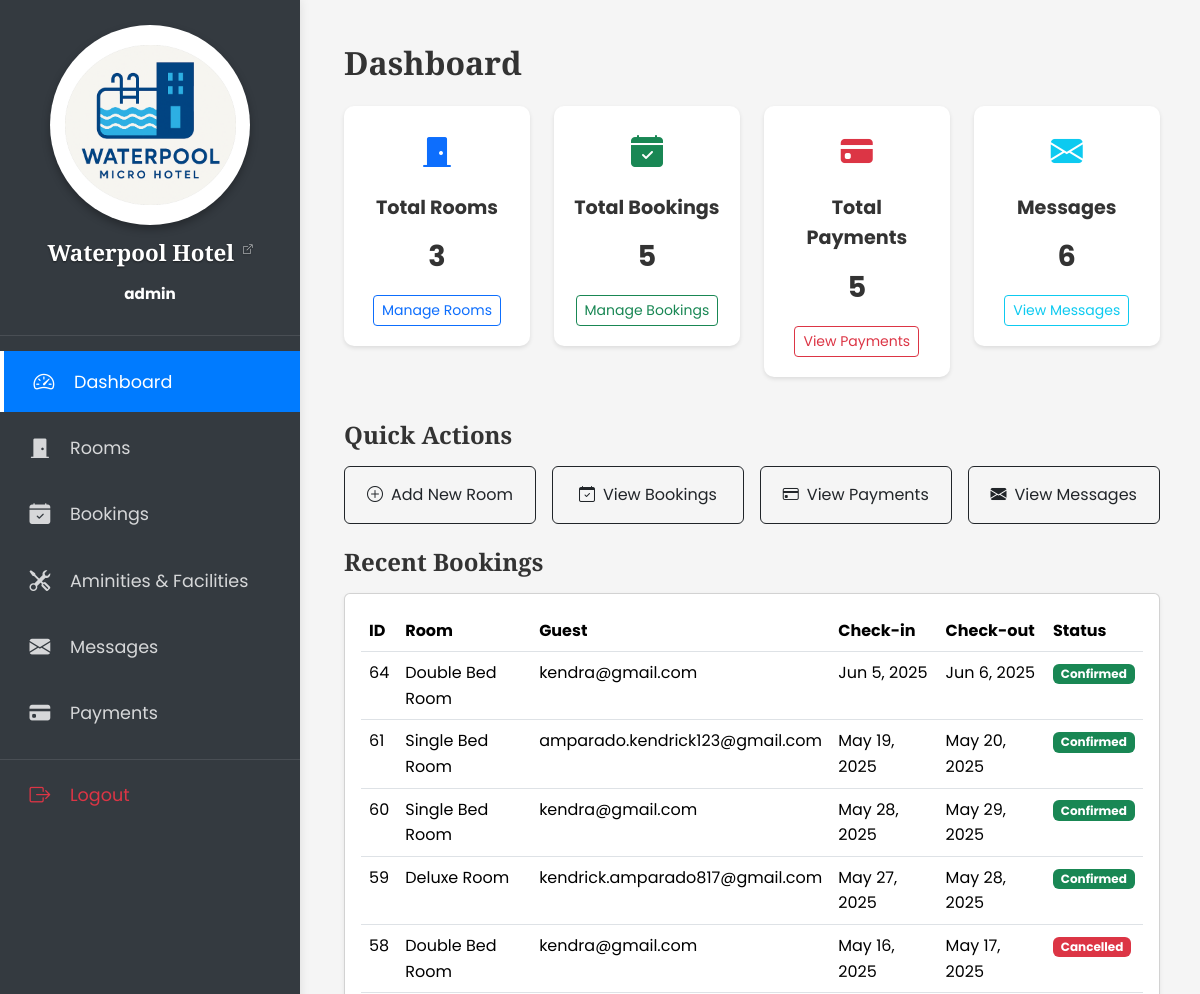
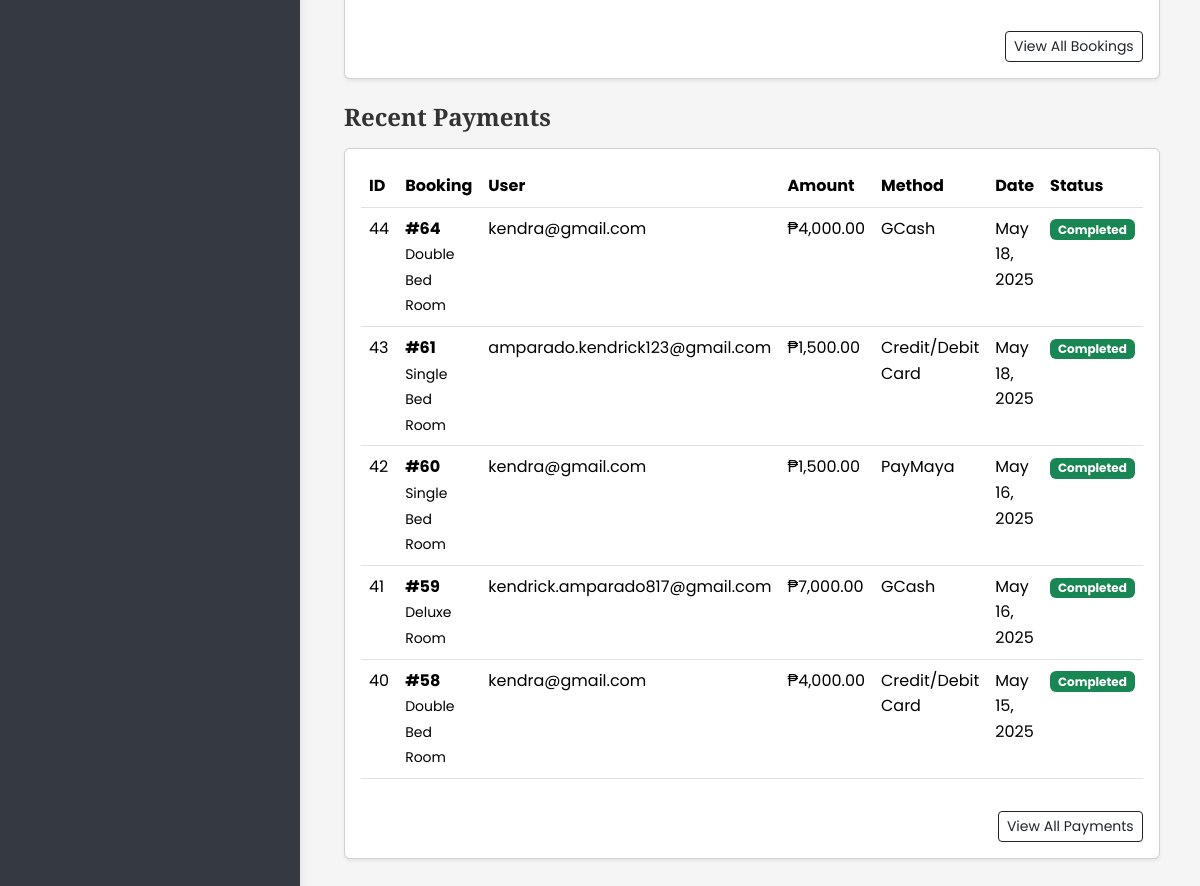
The page /admin.php (signed in) on the database its author committed (2 pictures, top to bottom).
### tables this page shows
CREATE TABLE `bookings` (
  `booking_ID` int(11) NOT NULL,
  `room_ID` int(11) NOT NULL,
  `user_email` varchar(100) NOT NULL,
  `check_in` date NOT NULL,
  `check_out` date NOT NULL,
  `adults` int(11) NOT NULL,
  `children` int(11) NOT NULL,
  `status` varchar(20) DEFAULT 'Pending',
  `nights` int(11) DEFAULT 0,
  `total_price` decimal(10,2) DEFAULT 0.00,
  `price_calculation` varchar(100) DEFAULT NULL,
  `created_at` timestamp NOT NULL DEFAULT current_timestamp()
);

CREATE TABLE `rooms` (
  `room_ID` int(11) NOT NULL,
  `name` varchar(100) NOT NULL,
  `price` decimal(10,2) NOT NULL,
  `max_guests` int(11) NOT NULL DEFAULT 2,
  `features` text NOT NULL,
  `facilities` text DEFAULT NULL,
  `image` varchar(255) NOT NULL
);

CREATE TABLE `payments` (
  `payment_ID` int(11) NOT NULL,
  `booking_ID` int(11) NOT NULL,
  `user_ID` int(11) NOT NULL,
  `amount` decimal(10,2) NOT NULL,
  `payment_method` varchar(50) NOT NULL,
  `transaction_id` varchar(100) NOT NULL,
  `card_number` varchar(30) DEFAULT NULL,
  `cardholder_name` varchar(100) DEFAULT NULL,
  `expiry_date` varchar(10) DEFAULT NULL,
  `payment_date` datetime NOT NULL,
  `status` varchar(20) NOT NULL DEFAULT 'Pending'
);

### admin.php (the view, shortened to what this page needs)
<?php
require('includes/db_config.php');
$room_query = "SELECT COUNT(*) as count FROM rooms";
$room_result = mysqli_query($conn, $room_query);
$room_count = ($room_result) ? mysqli_fetch_assoc($room_result)['count'] : 0;
$booking_query = "SELECT COUNT(*) as count FROM bookings";
$booking_result = mysqli_query($conn, $booking_query);
$booking_count = ($booking_result) ? mysqli_fetch_assoc($booking_result)['count'] : 0;
$check_table = mysqli_query($conn, "SHOW TABLES LIKE 'contact_messages'");
if (mysqli_num_rows($check_table) > 0) {
    $message_query = "SELECT COUNT(*) as count FROM contact_messages";
} else {
    $message_query = "SELECT COUNT(*) as count FROM messages";
}
$message_result = mysqli_query($conn, $message_query);
$message_count = ($message_result) ? mysqli_fetch_assoc($message_result)['count'] : 0;
$payment_query = "SELECT COUNT(*) as count FROM payments";
$payment_result = mysqli_query($conn, $payment_query);
$payment_count = ($payment_result) ? mysqli_fetch_assoc($payment_result)['count'] : 0;
?>
<!DOCTYPE html>
<html lang="en">
<head>
    <?php require('includes/links.php'); ?>
    <link rel="stylesheet" href="styles/admin.css">
</head>
<body>
    <div class="admin-layout">
        <?php require('includes/admin_sidebar.php'); ?>
        <div class="admin-content">
            <div class="container-fluid p-4">
                <h2 class="fw-bold h-font mb-4">Dashboard</h2>
                <div class="row mb-4">
                    <div class="col-md-6 col-lg-3">
                        <div class="dashboard-card text-center">
                            <div class="dashboard-card-icon text-primary">
                                <i class="bi bi-door-closed-fill"></i>
                            </div>
                            <div class="dashboard-card-title">Total Rooms</div>
                            <div class="dashboard-card-value"><?php echo $room_count; ?></div>
                            <a href="manage_rooms.php" class="btn btn-sm btn-outline-primary mt-3">Manage Rooms</a>
                        </div>
                    </div>
                    <div class="col-md-6 col-lg-3">
                        <div class="dashboard-card text-center">
                            <div class="dashboard-card-icon text-success">
                                <i class="bi bi-calendar-check-fill"></i>
                            </div>
                            <div class="dashboard-card-title">Total Bookings</div>
                            <div class="dashboard-card-value"><?php echo $booking_count; ?></div>
                            <a href="manage_bookings.php" class="btn btn-sm btn-outline-success mt-3">Manage Bookings</a>
                        </div>
                    </div>
                    <div class="col-md-6 col-lg-3">
                        <div class="dashboard-card text-center">
                            <div class="dashboard-card-icon text-danger">
                                <i class="bi bi-credit-card-fill"></i>
                            </div>
                            <div class="dashboard-card-title">Total Payments</div>
                            <div class="dashboard-card-value"><?php echo $payment_count; ?></div>
                            <a href="all_payments.php" class="btn btn-sm btn-outline-danger mt-3">View Payments</a>
                        </div>
                    </div>
                    <div class="col-md-6 col-lg-3">
                        <div class="dashboard-card text-center">
                            <div class="dashboard-card-icon text-info">
                                <i class="bi bi-envelope-fill"></i>
                            </div>
                            <div class="dashboard-card-title">Messages</div>
                            <div class="dashboard-card-value"><?php echo $message_count; ?></div>
                            <a href="manage_messages.php" class="btn btn-sm btn-outline-info mt-3">View Messages</a>
                        </div>
                    </div>
                </div>
                <h4 class="mb-3">Quick Actions</h4>
                <div class="row g-3 mb-4">
                    <div class="col-md-3">
                        <a href="add_room.php" class="btn btn-outline-dark w-100 py-3 d-flex align-items-center justify-content-center">
                            <i class="bi bi-plus-circle me-2"></i> Add New Room
                        </a>
                    </div>
                    <div class="col-md-3">
                        <a href="manage_bookings.php" class="btn btn-outline-dark w-100 py-3 d-flex align-items-center justify-content-center">
                            <i class="bi bi-calendar-check me-2"></i> View Bookings
                        </a>
                    </div>
                    <div class="col-md-3">
                        <a href="all_payments.php" class="btn btn-outline-dark w-100 py-3 d-flex align-items-center justify-content-center">
                            <i class="bi bi-credit-card me-2"></i> View Payments
                        </a>
                    </div>
                    <div class="col-md-3">
                        <a href="manage_messages.php" class="btn btn-outline-dark w-100 py-3 d-flex align-items-center justify-content-center">
                            <i class="bi bi-envelope-fill me-2"></i> View Messages
                        </a>
                    </div>
                </div>
                <h4 class="mb-3">Recent Bookings</h4>
                <div class="card shadow-sm mb-4">
                    <div class="card-body">
                        <div class="table-responsive">
                            <table class="table table-hover">
                                <thead>
                                    <tr>
                                        <th>ID</th>
                                        <th>Room</th>
                                        <th>Guest</th>
                                        <th>Check-in</th>
                                        <th>Check-out</th>
                                        <th>Status</th>
                                    </tr>
                                </thead>
                                <tbody>
                                    <?php
                                    $recent_query = "SELECT b.booking_ID, b.user_email, b.check_in, b.check_out, b.status, r.name as room_name
                                                    FROM bookings b
                                                    JOIN rooms r ON b.room_ID = r.room_ID
                                                    ORDER BY b.created_at DESC LIMIT 5";
                                    $recent_result = mysqli_query($conn, $recent_query);
                                    if ($recent_result && mysqli_num_rows($recent_result) > 0) {
                                        while ($booking = mysqli_fetch_assoc($recent_result)) {
                                            $status_class = '';
                                            if ($booking['status'] == 'Confirmed') {
                                                $status_class = 'bg-success';
                                            } elseif ($booking['status'] == 'Pending') {
                                                $status_class = 'bg-warning text-dark';
                                            } elseif ($booking['status'] == 'Cancelled') {
                                                $status_class = 'bg-danger';
                                            }
                                            echo '<tr>
                                                <td>' . htmlspecialchars($booking['booking_ID']) . '</td>
                                                <td>' . htmlspecialchars($booking['room_name']) . '</td>
                                                <td>' . htmlspecialchars($booking['user_email']) . '</td>
                                                <td>' . date('M j, Y', strtotime($booking['check_in'])) . '</td>
                                                <td>' . date('M j, Y', strtotime($booking['check_out'])) . '</td>
                                                <td><span class="badge ' . $status_class . '">' . htmlspecialchars($booking['status']) . '</span></td>
                                            </tr>';
                                        }
                                    } else {
                                        echo '<tr><td colspan="6" class="text-center">No recent bookings found</td></tr>';
                                    }
                                    ?>
                                </tbody>
                            </table>
                        </div>
                        <div class="text-end mt-3">
                            <a href="manage_bookings.php" class="btn btn-sm btn-outline-dark">View All Bookings</a>
                        </div>
                    </div>
                </div>
                <h4 class="mb-3">Recent Payments</h4>
                <div class="card shadow-sm">
                    <div class="card-body">
                        <div class="table-responsive">
                            <table class="table table-hover">
                                <thead>
                                    <tr>
                                        <th>ID</th>
                                        <th>Booking</th>
                                        <th>User</th>
                                        <th>Amount</th>
                                        <th>Method</th>
                                        <th>Date</th>
                                        <th>Status</th>
                                    </tr>
                                </thead>
                                <tbody>
                                    <?php
                                    $recent_payments_query = "SELECT p.*, b.user_email, r.name as room_name
                                                           FROM payments p
                                                           JOIN bookings b ON p.booking_ID = b.booking_ID
                                                           JOIN rooms r ON b.room_ID = r.room_ID
                                                           ORDER BY p.payment_date DESC LIMIT 5";
                                    $recent_payments_result = mysqli_query($conn, $recent_payments_query);
                                    if ($recent_payments_result && mysqli_num_rows($recent_payments_result) > 0) {
                                        while ($payment = mysqli_fetch_assoc($recent_payments_result)) {
                                            $status_class = '';
                                            if ($payment['status'] == 'completed' || $payment['status'] == 'Completed') {
                                                $status_class = 'bg-success';
                                            } elseif ($payment['status'] == 'pending' || $payment['status'] == 'Pending') {
                                                $status_class = 'bg-warning text-dark';
                                            } elseif ($payment['status'] == 'failed' || $payment['status'] == 'Failed') {
                                                $status_class = 'bg-danger';
                                            }
                                            echo '<tr>
                                                <td>' . htmlspecialchars($payment['payment_ID']) . '</td>
                                                <td>
                                                    <span class="fw-bold">#' . htmlspecialchars($payment['booking_ID']) . '</span><br>
                                                    <small>' . htmlspecialchars($payment['room_name']) . '</small>
                                                </td>
                                                <td>' . htmlspecialchars($payment['user_email']) . '</td>
                                                <td>₱' . number_format($payment['amount'], 2) . '</td>
                                                <td>' . htmlspecialchars($payment['payment_method']) . '</td>
                                                <td>' . date('M j, Y', strtotime($payment['payment_date'])) . '</td>
                                                <td><span class="badge ' . $status_class . '">' . htmlspecialchars($payment['status']) . '</span></td>
                                            </tr>';
                                        }
                                    } else {
                                        echo '<tr><td colspan="7" class="text-center">No recent payments found</td></tr>';
                                    }
                                    ?>
                                </tbody>
                            </table>
                        </div>
                        <div class="text-end mt-3">
                            <a href="all_payments.php" class="btn btn-sm btn-outline-dark">View All Payments</a>
                        </div>
                    </div>
                </div>
            </div>
        </div>
    </div>
</body>
</html>

### rows shown on the page
bookings: booking_ID "64", room_ID.name "Double Bed Room", user_email "kendra@gmail.com", check_in "Jun 5, 2025", check_out "Jun 6, 2025", status "Confirmed"
bookings: booking_ID "61", room_ID.name "Single Bed Room", user_email "amparado.kendrick123@gmail.com", check_in "May 19, 2025", check_out "May 20, 2025", status "Confirmed"
bookings: booking_ID "60", room_ID.name "Single Bed Room", user_email "kendra@gmail.com", check_in "May 28, 2025", check_out "May 29, 2025", status "Confirmed"
bookings: booking_ID "59", room_ID.name "Deluxe Room", user_email "kendrick.amparado817@gmail.com", check_in "May 27, 2025", check_out "May 28, 2025", status "Confirmed"
bookings: booking_ID "58", room_ID.name "Double Bed Room", user_email "kendra@gmail.com", check_in "May 16, 2025", check_out "May 17, 2025", status "Cancelled"
payments: payment_ID "44", booking_ID "64", rooms.name "Double Bed Room", booking_ID.user_email "kendra@gmail.com", amount "4,000.00", payment_method "GCash", payment_date "May 18, 2025", status "Completed"
payments: payment_ID "43", booking_ID "61", rooms.name "Single Bed Room", booking_ID.user_email "amparado.kendrick123@gmail.com", amount "1,500.00", payment_method "Credit/Debit Card", payment_date "May 18, 2025", status "Completed"
payments: payment_ID "42", booking_ID "60", rooms.name "Single Bed Room", booking_ID.user_email "kendra@gmail.com", amount "1,500.00", payment_method "PayMaya", payment_date "May 16, 2025", status "Completed"
payments: payment_ID "41", booking_ID "59", rooms.name "Deluxe Room", booking_ID.user_email "kendrick.amparado817@gmail.com", amount "7,000.00", payment_method "GCash", payment_date "May 16, 2025", status "Completed"
payments: payment_ID "40", booking_ID "58", rooms.name "Double Bed Room", booking_ID.user_email "kendra@gmail.com", amount "4,000.00", payment_method "Credit/Debit Card", payment_date "May 15, 2025", status "Completed"

### other values the page prints
$_SESSION['admin_username'] "admin"
$room_count "3"
$booking_count "5"
$payment_count "5"
$message_count "6"
